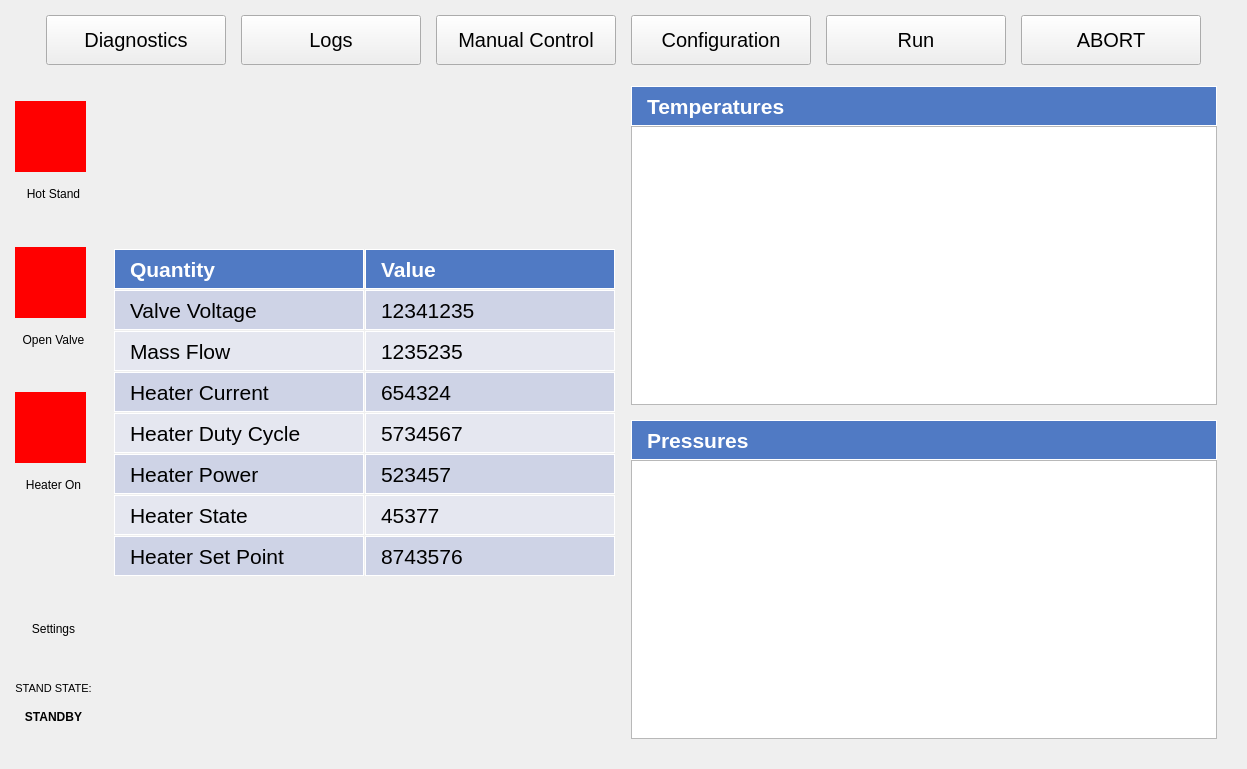
<?xml version="1.0" encoding="UTF-8"?>
<ui version="4.0">
 <class>MainWindow</class>
 <widget class="QMainWindow" name="MainWindow">
  <property name="geometry">
   <rect>
    <x>0</x>
    <y>0</y>
    <width>1247</width>
    <height>769</height>
   </rect>
  </property>
  <property name="sizePolicy">
   <sizepolicy hsizetype="Fixed" vsizetype="Fixed">
    <horstretch>0</horstretch>
    <verstretch>0</verstretch>
   </sizepolicy>
  </property>
  <property name="windowTitle">
   <string>MainWindow</string>
  </property>
  <widget class="QWidget" name="centralwidget">
   <layout class="QVBoxLayout" name="verticalLayout">
    <property name="leftMargin">
     <number>15</number>
    </property>
    <property name="topMargin">
     <number>15</number>
    </property>
    <property name="rightMargin">
     <number>15</number>
    </property>
    <property name="bottomMargin">
     <number>15</number>
    </property>
    <item>
     <layout class="QHBoxLayout" name="horizontalLayout">
      <property name="spacing">
       <number>15</number>
      </property>
      <item>
       <spacer name="horizontalSpacer">
        <property name="orientation">
         <enum>Qt::Horizontal</enum>
        </property>
        <property name="sizeType">
         <enum>QSizePolicy::Expanding</enum>
        </property>
        <property name="sizeHint" stdset="0">
         <size>
          <width>15</width>
          <height>20</height>
         </size>
        </property>
       </spacer>
      </item>
      <item>
       <widget class="QPushButton" name="diagnostics_tab">
        <property name="minimumSize">
         <size>
          <width>180</width>
          <height>50</height>
         </size>
        </property>
        <property name="maximumSize">
         <size>
          <width>180</width>
          <height>50</height>
         </size>
        </property>
        <property name="font">
         <font>
          <pointsize>15</pointsize>
         </font>
        </property>
        <property name="text">
         <string>Diagnostics</string>
        </property>
       </widget>
      </item>
      <item>
       <widget class="QPushButton" name="logs_tab">
        <property name="minimumSize">
         <size>
          <width>180</width>
          <height>50</height>
         </size>
        </property>
        <property name="maximumSize">
         <size>
          <width>180</width>
          <height>50</height>
         </size>
        </property>
        <property name="font">
         <font>
          <pointsize>15</pointsize>
         </font>
        </property>
        <property name="text">
         <string>Logs</string>
        </property>
       </widget>
      </item>
      <item>
       <widget class="QPushButton" name="manual_control_tab">
        <property name="minimumSize">
         <size>
          <width>180</width>
          <height>50</height>
         </size>
        </property>
        <property name="maximumSize">
         <size>
          <width>180</width>
          <height>50</height>
         </size>
        </property>
        <property name="font">
         <font>
          <pointsize>15</pointsize>
         </font>
        </property>
        <property name="text">
         <string>Manual Control</string>
        </property>
       </widget>
      </item>
      <item>
       <widget class="QPushButton" name="configuration_tab">
        <property name="minimumSize">
         <size>
          <width>180</width>
          <height>50</height>
         </size>
        </property>
        <property name="maximumSize">
         <size>
          <width>180</width>
          <height>50</height>
         </size>
        </property>
        <property name="font">
         <font>
          <pointsize>15</pointsize>
         </font>
        </property>
        <property name="text">
         <string>Configuration</string>
        </property>
       </widget>
      </item>
      <item>
       <widget class="QPushButton" name="run_tab">
        <property name="minimumSize">
         <size>
          <width>180</width>
          <height>50</height>
         </size>
        </property>
        <property name="maximumSize">
         <size>
          <width>180</width>
          <height>50</height>
         </size>
        </property>
        <property name="font">
         <font>
          <pointsize>15</pointsize>
         </font>
        </property>
        <property name="text">
         <string>Run</string>
        </property>
       </widget>
      </item>
      <item>
       <widget class="QPushButton" name="abort_tab">
        <property name="minimumSize">
         <size>
          <width>180</width>
          <height>50</height>
         </size>
        </property>
        <property name="maximumSize">
         <size>
          <width>180</width>
          <height>50</height>
         </size>
        </property>
        <property name="font">
         <font>
          <pointsize>15</pointsize>
         </font>
        </property>
        <property name="text">
         <string>ABORT</string>
        </property>
       </widget>
      </item>
      <item>
       <spacer name="horizontalSpacer_2">
        <property name="orientation">
         <enum>Qt::Horizontal</enum>
        </property>
        <property name="sizeType">
         <enum>QSizePolicy::Expanding</enum>
        </property>
        <property name="sizeHint" stdset="0">
         <size>
          <width>15</width>
          <height>20</height>
         </size>
        </property>
       </spacer>
      </item>
     </layout>
    </item>
    <item>
     <layout class="QHBoxLayout" name="horizontalLayout_2">
      <item>
       <layout class="QVBoxLayout" name="verticalLayout_2">
        <property name="spacing">
         <number>15</number>
        </property>
        <item>
         <spacer name="verticalSpacer_4">
          <property name="orientation">
           <enum>Qt::Vertical</enum>
          </property>
          <property name="sizeHint" stdset="0">
           <size>
            <width>10</width>
            <height>0</height>
           </size>
          </property>
         </spacer>
        </item>
        <item>
         <widget class="QWidget" name="side_bar_hot_stand_status" native="true">
          <property name="sizePolicy">
           <sizepolicy hsizetype="Fixed" vsizetype="Fixed">
            <horstretch>0</horstretch>
            <verstretch>0</verstretch>
           </sizepolicy>
          </property>
          <property name="minimumSize">
           <size>
            <width>71</width>
            <height>71</height>
           </size>
          </property>
          <property name="maximumSize">
           <size>
            <width>70</width>
            <height>70</height>
           </size>
          </property>
          <property name="styleSheet">
           <string notr="true">background-color: rgb(255, 0, 0);</string>
          </property>
         </widget>
        </item>
        <item>
         <widget class="QLabel" name="label">
          <property name="sizePolicy">
           <sizepolicy hsizetype="Minimum" vsizetype="Maximum">
            <horstretch>0</horstretch>
            <verstretch>0</verstretch>
           </sizepolicy>
          </property>
          <property name="text">
           <string>Hot Stand</string>
          </property>
          <property name="alignment">
           <set>Qt::AlignCenter</set>
          </property>
         </widget>
        </item>
        <item>
         <spacer name="verticalSpacer">
          <property name="orientation">
           <enum>Qt::Vertical</enum>
          </property>
          <property name="sizeHint" stdset="0">
           <size>
            <width>10</width>
            <height>0</height>
           </size>
          </property>
         </spacer>
        </item>
        <item>
         <widget class="QWidget" name="side_bar_open_valve_status" native="true">
          <property name="sizePolicy">
           <sizepolicy hsizetype="Fixed" vsizetype="Fixed">
            <horstretch>0</horstretch>
            <verstretch>0</verstretch>
           </sizepolicy>
          </property>
          <property name="minimumSize">
           <size>
            <width>71</width>
            <height>71</height>
           </size>
          </property>
          <property name="styleSheet">
           <string notr="true">background-color: rgb(255, 0, 0);</string>
          </property>
         </widget>
        </item>
        <item>
         <widget class="QLabel" name="label_2">
          <property name="sizePolicy">
           <sizepolicy hsizetype="Minimum" vsizetype="Maximum">
            <horstretch>0</horstretch>
            <verstretch>0</verstretch>
           </sizepolicy>
          </property>
          <property name="text">
           <string>Open Valve</string>
          </property>
          <property name="alignment">
           <set>Qt::AlignCenter</set>
          </property>
         </widget>
        </item>
        <item>
         <spacer name="verticalSpacer_2">
          <property name="orientation">
           <enum>Qt::Vertical</enum>
          </property>
          <property name="sizeHint" stdset="0">
           <size>
            <width>10</width>
            <height>0</height>
           </size>
          </property>
         </spacer>
        </item>
        <item>
         <widget class="QWidget" name="side_bar_heater_status" native="true">
          <property name="sizePolicy">
           <sizepolicy hsizetype="Fixed" vsizetype="Fixed">
            <horstretch>0</horstretch>
            <verstretch>0</verstretch>
           </sizepolicy>
          </property>
          <property name="minimumSize">
           <size>
            <width>71</width>
            <height>71</height>
           </size>
          </property>
          <property name="styleSheet">
           <string notr="true">background-color: rgb(255, 0, 0);</string>
          </property>
         </widget>
        </item>
        <item>
         <widget class="QLabel" name="label_3">
          <property name="sizePolicy">
           <sizepolicy hsizetype="Minimum" vsizetype="Maximum">
            <horstretch>0</horstretch>
            <verstretch>0</verstretch>
           </sizepolicy>
          </property>
          <property name="text">
           <string>Heater On</string>
          </property>
          <property name="alignment">
           <set>Qt::AlignCenter</set>
          </property>
         </widget>
        </item>
        <item>
         <spacer name="verticalSpacer_3">
          <property name="orientation">
           <enum>Qt::Vertical</enum>
          </property>
          <property name="sizeHint" stdset="0">
           <size>
            <width>10</width>
            <height>0</height>
           </size>
          </property>
         </spacer>
        </item>
        <item>
         <widget class="QPushButton" name="settings_button">
          <property name="minimumSize">
           <size>
            <width>70</width>
            <height>70</height>
           </size>
          </property>
          <property name="styleSheet">
           <string notr="true">background-image: url(:/test_prefix/settings_icon5.png);
border: 0px;</string>
          </property>
          <property name="text">
           <string/>
          </property>
         </widget>
        </item>
        <item>
         <widget class="QLabel" name="label_6">
          <property name="text">
           <string>Settings</string>
          </property>
          <property name="alignment">
           <set>Qt::AlignCenter</set>
          </property>
         </widget>
        </item>
        <item>
         <spacer name="verticalSpacer_5">
          <property name="orientation">
           <enum>Qt::Vertical</enum>
          </property>
          <property name="sizeHint" stdset="0">
           <size>
            <width>10</width>
            <height>0</height>
           </size>
          </property>
         </spacer>
        </item>
        <item>
         <widget class="QLabel" name="label_4">
          <property name="font">
           <font>
            <pointsize>8</pointsize>
           </font>
          </property>
          <property name="text">
           <string>STAND STATE:</string>
          </property>
          <property name="alignment">
           <set>Qt::AlignCenter</set>
          </property>
         </widget>
        </item>
        <item>
         <widget class="QLabel" name="side_bar_stand_state">
          <property name="font">
           <font>
            <weight>75</weight>
            <bold>true</bold>
           </font>
          </property>
          <property name="text">
           <string>STANDBY</string>
          </property>
          <property name="alignment">
           <set>Qt::AlignCenter</set>
          </property>
         </widget>
        </item>
        <item>
         <spacer name="verticalSpacer_6">
          <property name="orientation">
           <enum>Qt::Vertical</enum>
          </property>
          <property name="sizeHint" stdset="0">
           <size>
            <width>10</width>
            <height>0</height>
           </size>
          </property>
         </spacer>
        </item>
       </layout>
      </item>
      <item>
       <widget class="QStackedWidget" name="stackedWidget">
        <widget class="QWidget" name="diagnostics_page">
         <layout class="QHBoxLayout" name="horizontalLayout_3">
          <property name="spacing">
           <number>15</number>
          </property>
          <property name="leftMargin">
           <number>15</number>
          </property>
          <property name="topMargin">
           <number>15</number>
          </property>
          <property name="rightMargin">
           <number>15</number>
          </property>
          <property name="bottomMargin">
           <number>15</number>
          </property>
          <item>
           <layout class="QGridLayout" name="gridLayout">
            <property name="leftMargin">
             <number>1</number>
            </property>
            <property name="topMargin">
             <number>1</number>
            </property>
            <property name="rightMargin">
             <number>1</number>
            </property>
            <property name="bottomMargin">
             <number>1</number>
            </property>
            <property name="spacing">
             <number>1</number>
            </property>
            <item row="8" column="1">
             <widget class="QLabel" name="diagnostics_r07_value">
              <property name="sizePolicy">
               <sizepolicy hsizetype="Fixed" vsizetype="Fixed">
                <horstretch>0</horstretch>
                <verstretch>0</verstretch>
               </sizepolicy>
              </property>
              <property name="minimumSize">
               <size>
                <width>250</width>
                <height>40</height>
               </size>
              </property>
              <property name="font">
               <font>
                <pointsize>16</pointsize>
               </font>
              </property>
              <property name="styleSheet">
               <string notr="true">color: rgb(0, 0, 0);
background-color: rgb(206, 211, 230);
border: 1px solid white;</string>
              </property>
              <property name="text">
               <string>8743576</string>
              </property>
              <property name="indent">
               <number>15</number>
              </property>
             </widget>
            </item>
            <item row="8" column="0">
             <widget class="QLabel" name="label_17">
              <property name="sizePolicy">
               <sizepolicy hsizetype="Fixed" vsizetype="Fixed">
                <horstretch>0</horstretch>
                <verstretch>0</verstretch>
               </sizepolicy>
              </property>
              <property name="minimumSize">
               <size>
                <width>250</width>
                <height>40</height>
               </size>
              </property>
              <property name="font">
               <font>
                <pointsize>16</pointsize>
               </font>
              </property>
              <property name="styleSheet">
               <string notr="true">color: rgb(0, 0, 0);
background-color: rgb(206, 211, 230);
border: 1px solid white;</string>
              </property>
              <property name="text">
               <string>Heater Set Point</string>
              </property>
              <property name="indent">
               <number>15</number>
              </property>
             </widget>
            </item>
            <item row="4" column="0">
             <widget class="QLabel" name="label_13">
              <property name="sizePolicy">
               <sizepolicy hsizetype="Fixed" vsizetype="Fixed">
                <horstretch>0</horstretch>
                <verstretch>0</verstretch>
               </sizepolicy>
              </property>
              <property name="minimumSize">
               <size>
                <width>250</width>
                <height>40</height>
               </size>
              </property>
              <property name="font">
               <font>
                <pointsize>16</pointsize>
               </font>
              </property>
              <property name="styleSheet">
               <string notr="true">color: rgb(0, 0, 0);
background-color: rgb(206, 211, 230);
border: 1px solid white;</string>
              </property>
              <property name="text">
               <string>Heater Current</string>
              </property>
              <property name="indent">
               <number>15</number>
              </property>
             </widget>
            </item>
            <item row="4" column="1">
             <widget class="QLabel" name="diagnostics_r03_value">
              <property name="sizePolicy">
               <sizepolicy hsizetype="Fixed" vsizetype="Fixed">
                <horstretch>0</horstretch>
                <verstretch>0</verstretch>
               </sizepolicy>
              </property>
              <property name="minimumSize">
               <size>
                <width>250</width>
                <height>40</height>
               </size>
              </property>
              <property name="font">
               <font>
                <pointsize>16</pointsize>
               </font>
              </property>
              <property name="styleSheet">
               <string notr="true">color: rgb(0, 0, 0);
background-color: rgb(206, 211, 230);
border: 1px solid white;</string>
              </property>
              <property name="text">
               <string>654324</string>
              </property>
              <property name="indent">
               <number>15</number>
              </property>
             </widget>
            </item>
            <item row="5" column="0">
             <widget class="QLabel" name="label_14">
              <property name="sizePolicy">
               <sizepolicy hsizetype="Fixed" vsizetype="Fixed">
                <horstretch>0</horstretch>
                <verstretch>0</verstretch>
               </sizepolicy>
              </property>
              <property name="minimumSize">
               <size>
                <width>250</width>
                <height>40</height>
               </size>
              </property>
              <property name="font">
               <font>
                <pointsize>16</pointsize>
               </font>
              </property>
              <property name="styleSheet">
               <string notr="true">color: rgb(0, 0, 0);
border: 1px solid white;
background-color: rgb(229, 231, 240);</string>
              </property>
              <property name="text">
               <string>Heater Duty Cycle</string>
              </property>
              <property name="indent">
               <number>15</number>
              </property>
             </widget>
            </item>
            <item row="7" column="0">
             <widget class="QLabel" name="label_16">
              <property name="sizePolicy">
               <sizepolicy hsizetype="Fixed" vsizetype="Fixed">
                <horstretch>0</horstretch>
                <verstretch>0</verstretch>
               </sizepolicy>
              </property>
              <property name="minimumSize">
               <size>
                <width>250</width>
                <height>40</height>
               </size>
              </property>
              <property name="font">
               <font>
                <pointsize>16</pointsize>
               </font>
              </property>
              <property name="styleSheet">
               <string notr="true">color: rgb(0, 0, 0);
border: 1px solid white;
background-color: rgb(229, 231, 240);</string>
              </property>
              <property name="text">
               <string>Heater State</string>
              </property>
              <property name="indent">
               <number>15</number>
              </property>
             </widget>
            </item>
            <item row="6" column="0">
             <widget class="QLabel" name="label_15">
              <property name="sizePolicy">
               <sizepolicy hsizetype="Fixed" vsizetype="Fixed">
                <horstretch>0</horstretch>
                <verstretch>0</verstretch>
               </sizepolicy>
              </property>
              <property name="minimumSize">
               <size>
                <width>250</width>
                <height>40</height>
               </size>
              </property>
              <property name="font">
               <font>
                <pointsize>16</pointsize>
               </font>
              </property>
              <property name="styleSheet">
               <string notr="true">color: rgb(0, 0, 0);
background-color: rgb(206, 211, 230);
border: 1px solid white;</string>
              </property>
              <property name="text">
               <string>Heater Power</string>
              </property>
              <property name="indent">
               <number>15</number>
              </property>
             </widget>
            </item>
            <item row="1" column="1">
             <widget class="QLabel" name="label_8">
              <property name="sizePolicy">
               <sizepolicy hsizetype="Fixed" vsizetype="Fixed">
                <horstretch>0</horstretch>
                <verstretch>0</verstretch>
               </sizepolicy>
              </property>
              <property name="minimumSize">
               <size>
                <width>250</width>
                <height>40</height>
               </size>
              </property>
              <property name="font">
               <font>
                <pointsize>16</pointsize>
                <weight>75</weight>
                <bold>true</bold>
               </font>
              </property>
              <property name="styleSheet">
               <string notr="true"> background-color: rgb(80, 122, 196); color: rgb(255, 255, 255);
border: 1px solid white;</string>
              </property>
              <property name="text">
               <string>Value</string>
              </property>
              <property name="indent">
               <number>15</number>
              </property>
             </widget>
            </item>
            <item row="2" column="0">
             <widget class="QLabel" name="label_9">
              <property name="sizePolicy">
               <sizepolicy hsizetype="Fixed" vsizetype="Fixed">
                <horstretch>0</horstretch>
                <verstretch>0</verstretch>
               </sizepolicy>
              </property>
              <property name="minimumSize">
               <size>
                <width>250</width>
                <height>40</height>
               </size>
              </property>
              <property name="font">
               <font>
                <pointsize>16</pointsize>
               </font>
              </property>
              <property name="styleSheet">
               <string notr="true">color: rgb(0, 0, 0);
background-color: rgb(206, 211, 230);
border: 1px solid white;</string>
              </property>
              <property name="text">
               <string>Valve Voltage</string>
              </property>
              <property name="indent">
               <number>15</number>
              </property>
             </widget>
            </item>
            <item row="2" column="1">
             <widget class="QLabel" name="diagnostics_r01_value">
              <property name="sizePolicy">
               <sizepolicy hsizetype="Fixed" vsizetype="Fixed">
                <horstretch>0</horstretch>
                <verstretch>0</verstretch>
               </sizepolicy>
              </property>
              <property name="minimumSize">
               <size>
                <width>250</width>
                <height>40</height>
               </size>
              </property>
              <property name="font">
               <font>
                <pointsize>16</pointsize>
               </font>
              </property>
              <property name="styleSheet">
               <string notr="true">color: rgb(0, 0, 0);
background-color: rgb(206, 211, 230);
border: 1px solid white;</string>
              </property>
              <property name="text">
               <string>12341235</string>
              </property>
              <property name="indent">
               <number>15</number>
              </property>
             </widget>
            </item>
            <item row="3" column="1">
             <widget class="QLabel" name="diagnostics_r02_value">
              <property name="sizePolicy">
               <sizepolicy hsizetype="Fixed" vsizetype="Fixed">
                <horstretch>0</horstretch>
                <verstretch>0</verstretch>
               </sizepolicy>
              </property>
              <property name="minimumSize">
               <size>
                <width>250</width>
                <height>40</height>
               </size>
              </property>
              <property name="font">
               <font>
                <pointsize>16</pointsize>
               </font>
              </property>
              <property name="styleSheet">
               <string notr="true">color: rgb(0, 0, 0);
border: 1px solid white;
background-color: rgb(229, 231, 240);</string>
              </property>
              <property name="text">
               <string>1235235</string>
              </property>
              <property name="indent">
               <number>15</number>
              </property>
             </widget>
            </item>
            <item row="3" column="0">
             <widget class="QLabel" name="label_11">
              <property name="sizePolicy">
               <sizepolicy hsizetype="Fixed" vsizetype="Fixed">
                <horstretch>0</horstretch>
                <verstretch>0</verstretch>
               </sizepolicy>
              </property>
              <property name="minimumSize">
               <size>
                <width>250</width>
                <height>40</height>
               </size>
              </property>
              <property name="font">
               <font>
                <pointsize>16</pointsize>
               </font>
              </property>
              <property name="styleSheet">
               <string notr="true">color: rgb(0, 0, 0);
border: 1px solid white;
background-color: rgb(229, 231, 240);</string>
              </property>
              <property name="text">
               <string>Mass Flow</string>
              </property>
              <property name="indent">
               <number>15</number>
              </property>
             </widget>
            </item>
            <item row="5" column="1">
             <widget class="QLabel" name="diagnostics_r04_value">
              <property name="sizePolicy">
               <sizepolicy hsizetype="Fixed" vsizetype="Fixed">
                <horstretch>0</horstretch>
                <verstretch>0</verstretch>
               </sizepolicy>
              </property>
              <property name="minimumSize">
               <size>
                <width>250</width>
                <height>40</height>
               </size>
              </property>
              <property name="font">
               <font>
                <pointsize>16</pointsize>
               </font>
              </property>
              <property name="styleSheet">
               <string notr="true">color: rgb(0, 0, 0);
border: 1px solid white;
background-color: rgb(229, 231, 240);</string>
              </property>
              <property name="text">
               <string>5734567</string>
              </property>
              <property name="indent">
               <number>15</number>
              </property>
             </widget>
            </item>
            <item row="0" column="0">
             <spacer name="verticalSpacer_7">
              <property name="orientation">
               <enum>Qt::Vertical</enum>
              </property>
              <property name="sizeHint" stdset="0">
               <size>
                <width>10</width>
                <height>0</height>
               </size>
              </property>
             </spacer>
            </item>
            <item row="1" column="0">
             <widget class="QLabel" name="label_7">
              <property name="sizePolicy">
               <sizepolicy hsizetype="Fixed" vsizetype="Fixed">
                <horstretch>0</horstretch>
                <verstretch>0</verstretch>
               </sizepolicy>
              </property>
              <property name="minimumSize">
               <size>
                <width>250</width>
                <height>40</height>
               </size>
              </property>
              <property name="font">
               <font>
                <pointsize>16</pointsize>
                <weight>75</weight>
                <bold>true</bold>
               </font>
              </property>
              <property name="styleSheet">
               <string notr="true"> background-color: rgb(80, 122, 196); color: rgb(255, 255, 255);
border: 1px solid white;</string>
              </property>
              <property name="lineWidth">
               <number>1</number>
              </property>
              <property name="text">
               <string>Quantity</string>
              </property>
              <property name="indent">
               <number>15</number>
              </property>
             </widget>
            </item>
            <item row="6" column="1">
             <widget class="QLabel" name="diagnostics_r05_value">
              <property name="sizePolicy">
               <sizepolicy hsizetype="Fixed" vsizetype="Fixed">
                <horstretch>0</horstretch>
                <verstretch>0</verstretch>
               </sizepolicy>
              </property>
              <property name="minimumSize">
               <size>
                <width>250</width>
                <height>40</height>
               </size>
              </property>
              <property name="font">
               <font>
                <pointsize>16</pointsize>
               </font>
              </property>
              <property name="styleSheet">
               <string notr="true">color: rgb(0, 0, 0);
background-color: rgb(206, 211, 230);
border: 1px solid white;</string>
              </property>
              <property name="text">
               <string>523457</string>
              </property>
              <property name="indent">
               <number>15</number>
              </property>
             </widget>
            </item>
            <item row="7" column="1">
             <widget class="QLabel" name="diagnostics_r06_value">
              <property name="sizePolicy">
               <sizepolicy hsizetype="Fixed" vsizetype="Fixed">
                <horstretch>0</horstretch>
                <verstretch>0</verstretch>
               </sizepolicy>
              </property>
              <property name="minimumSize">
               <size>
                <width>250</width>
                <height>40</height>
               </size>
              </property>
              <property name="font">
               <font>
                <pointsize>16</pointsize>
               </font>
              </property>
              <property name="styleSheet">
               <string notr="true">color: rgb(0, 0, 0);
border: 1px solid white;
background-color: rgb(229, 231, 240);</string>
              </property>
              <property name="text">
               <string>45377</string>
              </property>
              <property name="indent">
               <number>15</number>
              </property>
             </widget>
            </item>
            <item row="0" column="1">
             <spacer name="verticalSpacer_8">
              <property name="orientation">
               <enum>Qt::Vertical</enum>
              </property>
              <property name="sizeHint" stdset="0">
               <size>
                <width>10</width>
                <height>0</height>
               </size>
              </property>
             </spacer>
            </item>
            <item row="9" column="1">
             <spacer name="verticalSpacer_10">
              <property name="orientation">
               <enum>Qt::Vertical</enum>
              </property>
              <property name="sizeHint" stdset="0">
               <size>
                <width>20</width>
                <height>0</height>
               </size>
              </property>
             </spacer>
            </item>
            <item row="9" column="0">
             <spacer name="verticalSpacer_9">
              <property name="orientation">
               <enum>Qt::Vertical</enum>
              </property>
              <property name="sizeHint" stdset="0">
               <size>
                <width>10</width>
                <height>0</height>
               </size>
              </property>
             </spacer>
            </item>
           </layout>
          </item>
          <item>
           <layout class="QVBoxLayout" name="verticalLayout_4">
            <property name="spacing">
             <number>0</number>
            </property>
            <property name="leftMargin">
             <number>0</number>
            </property>
            <item>
             <widget class="QLabel" name="label_5">
              <property name="sizePolicy">
               <sizepolicy hsizetype="Expanding" vsizetype="Fixed">
                <horstretch>0</horstretch>
                <verstretch>0</verstretch>
               </sizepolicy>
              </property>
              <property name="minimumSize">
               <size>
                <width>565</width>
                <height>40</height>
               </size>
              </property>
              <property name="font">
               <font>
                <pointsize>16</pointsize>
                <weight>75</weight>
                <bold>true</bold>
               </font>
              </property>
              <property name="styleSheet">
               <string notr="true"> background-color: rgb(80, 122, 196); color: rgb(255, 255, 255);
border: 1px solid white;</string>
              </property>
              <property name="text">
               <string>Temperatures</string>
              </property>
              <property name="indent">
               <number>15</number>
              </property>
             </widget>
            </item>
            <item>
             <widget class="QGraphicsView" name="diagnostics_plot1">
              <property name="sizePolicy">
               <sizepolicy hsizetype="Expanding" vsizetype="Expanding">
                <horstretch>0</horstretch>
                <verstretch>0</verstretch>
               </sizepolicy>
              </property>
              <property name="minimumSize">
               <size>
                <width>565</width>
                <height>276</height>
               </size>
              </property>
             </widget>
            </item>
            <item>
             <spacer name="verticalSpacer_13">
              <property name="orientation">
               <enum>Qt::Vertical</enum>
              </property>
              <property name="sizeType">
               <enum>QSizePolicy::Fixed</enum>
              </property>
              <property name="sizeHint" stdset="0">
               <size>
                <width>10</width>
                <height>15</height>
               </size>
              </property>
             </spacer>
            </item>
            <item>
             <widget class="QLabel" name="label_23">
              <property name="sizePolicy">
               <sizepolicy hsizetype="Expanding" vsizetype="Fixed">
                <horstretch>0</horstretch>
                <verstretch>0</verstretch>
               </sizepolicy>
              </property>
              <property name="minimumSize">
               <size>
                <width>565</width>
                <height>40</height>
               </size>
              </property>
              <property name="font">
               <font>
                <pointsize>16</pointsize>
                <weight>75</weight>
                <bold>true</bold>
               </font>
              </property>
              <property name="styleSheet">
               <string notr="true"> background-color: rgb(80, 122, 196); color: rgb(255, 255, 255);
border: 1px solid white;</string>
              </property>
              <property name="text">
               <string>Pressures</string>
              </property>
              <property name="indent">
               <number>15</number>
              </property>
             </widget>
            </item>
            <item>
             <widget class="QGraphicsView" name="diagnostics_plot2">
              <property name="sizePolicy">
               <sizepolicy hsizetype="Expanding" vsizetype="Expanding">
                <horstretch>0</horstretch>
                <verstretch>0</verstretch>
               </sizepolicy>
              </property>
              <property name="minimumSize">
               <size>
                <width>565</width>
                <height>276</height>
               </size>
              </property>
             </widget>
            </item>
           </layout>
          </item>
         </layout>
        </widget>
        <widget class="QWidget" name="page_6"/>
       </widget>
      </item>
     </layout>
    </item>
   </layout>
  </widget>
 </widget>
 <resources>
  <include location="test.qrc"/>
 </resources>
 <connections/>
</ui>
